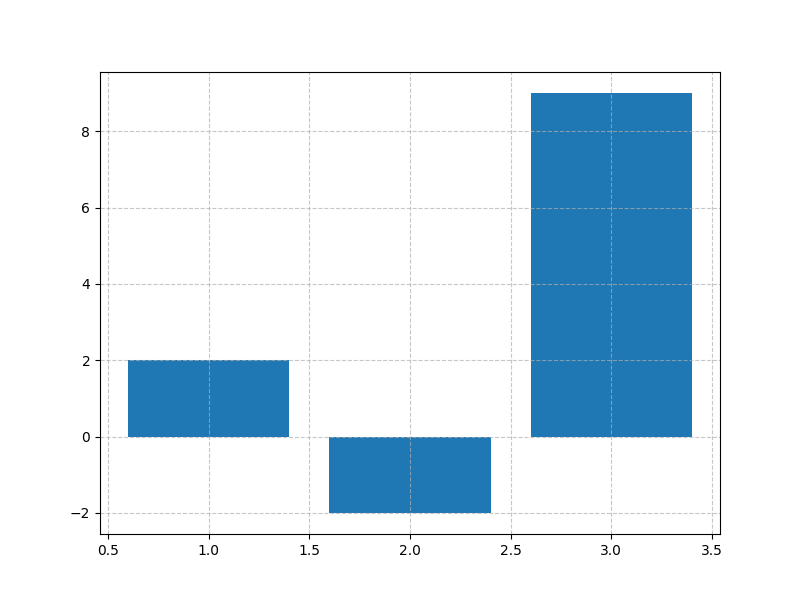

This figure's Python source:
import numpy as np
import matplotlib.pyplot as plt


with open("C:/Users/nakov/OneDrive/Рабочий стол/UNO/lab_3/2_small.txt", 'r') as f:
    lines = f.readlines()


N = int(lines[0].strip())


A = np.array([list(map(float, line.split())) for line in lines[1:N+1]])
b = np.array(list(map(float, lines[N+1].split())))


x = np.linalg.solve(A, b)


plt.figure(figsize=(8, 6))
plt.bar(range(1, N+1), x)
plt.grid(True, linestyle='--', alpha=0.7)
plt.show()
